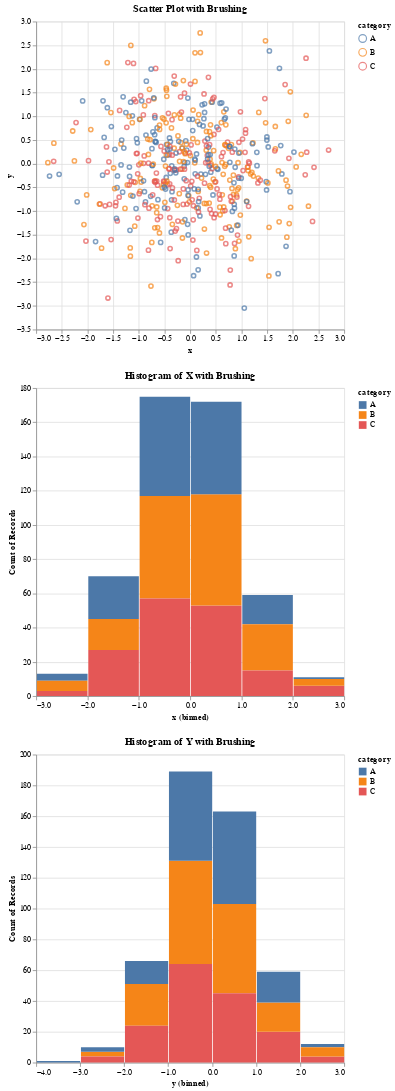

The cell this chart's notebook holds for it:
### Code cell
import altair as alt
import pandas as pd
import numpy as np

# Sample data
np.random.seed(0)
df = pd.DataFrame({
    'x': np.random.randn(500),
    'y': np.random.randn(500),
    'category': np.random.choice(['A', 'B', 'C'], 500)
})

# Define the brush
brush = alt.selection_interval()

# Scatter plot with brush
scatter = alt.Chart(df).mark_point().encode(
    x='x:Q',
    y='y:Q',
    color=alt.condition(brush, 'category:N', alt.value('lightgray')),
    tooltip=['x', 'y', 'category']
).add_selection(
    brush
).properties(
    width=400,
    height=400,
    title='Scatter Plot with Brushing'
)

# Histogram for x with brush
hist_x = alt.Chart(df).mark_bar().encode(
    x=alt.X('x:Q', bin=True),
    y='count():Q',
    color=alt.condition(brush, 'category:N', alt.value('lightgray'))
).transform_filter(
    brush
).properties(
    width=400,
    height=400,
    title='Histogram of X with Brushing'
)

# Histogram for y with brush
hist_y = alt.Chart(df).mark_bar().encode(
    x=alt.X('y:Q', bin=True),
    y='count():Q',
    color=alt.condition(brush, 'category:N', alt.value('lightgray'))
).transform_filter(
    brush
).properties(
    width=400,
    height=400,
    title='Histogram of Y with Brushing'
)

# Combine charts into subplots
interactive_chart = alt.vconcat(
    scatter,
    hist_x,
    hist_y
).resolve_scale(
    color='independent'
)

interactive_chart.show()

### Figure 1 — Vega-Lite specification as saved in the notebook (floating-point values rounded to 4 significant figures; data arrays with more than 128 entries replaced by an {"elided": "..."} marker saying what was removed)
{"config": {"view": {"continuousWidth": 300, "continuousHeight": 300}}, "vconcat": [{"mark": {"type": "point"}, "encoding": {"color": {"condition": {"param": "param_18", "field": "category", "type": "nominal"}, "value": "lightgray"}, "tooltip": [{"field": "x", "type": "quantitative"}, {"field": "y", "type": "quantitative"}, {"field": "category", "type": "nominal"}], "x": {"field": "x", "type": "quantitative"}, "y": {"field": "y", "type": "quantitative"}}, "height": 400, "name": "view_13", "title": "Scatter Plot with Brushing", "width": 400}, {"mark": {"type": "bar"}, "encoding": {"color": {"condition": {"param": "param_18", "field": "category", "type": "nominal"}, "value": "lightgray"}, "x": {"bin": true, "field": "x", "type": "quantitative"}, "y": {"aggregate": "count", "type": "quantitative"}}, "height": 400, "title": "Histogram of X with Brushing", "transform": [{"filter": {"param": "param_18"}}], "width": 400}, {"mark": {"type": "bar"}, "encoding": {"color": {"condition": {"param": "param_18", "field": "category", "type": "nominal"}, "value": "lightgray"}, "x": {"bin": true, "field": "y", "type": "quantitative"}, "y": {"aggregate": "count", "type": "quantitative"}}, "height": 400, "title": "Histogram of Y with Brushing", "transform": [{"filter": {"param": "param_18"}}], "width": 400}], "data": {"name": "data-9b38299a50922d23f0fc01c4bc6c4777"}, "params": [{"name": "param_18", "select": {"type": "interval"}, "views": ["view_13"]}], "resolve": {"scale": {"color": "independent"}}, "$schema": "https://vega.github.io/schema/vega-lite/v5.17.0.json", "datasets": {"data-9b38299a50922d23f0fc01c4bc6c4777": {"elided": "500 records"}}}
